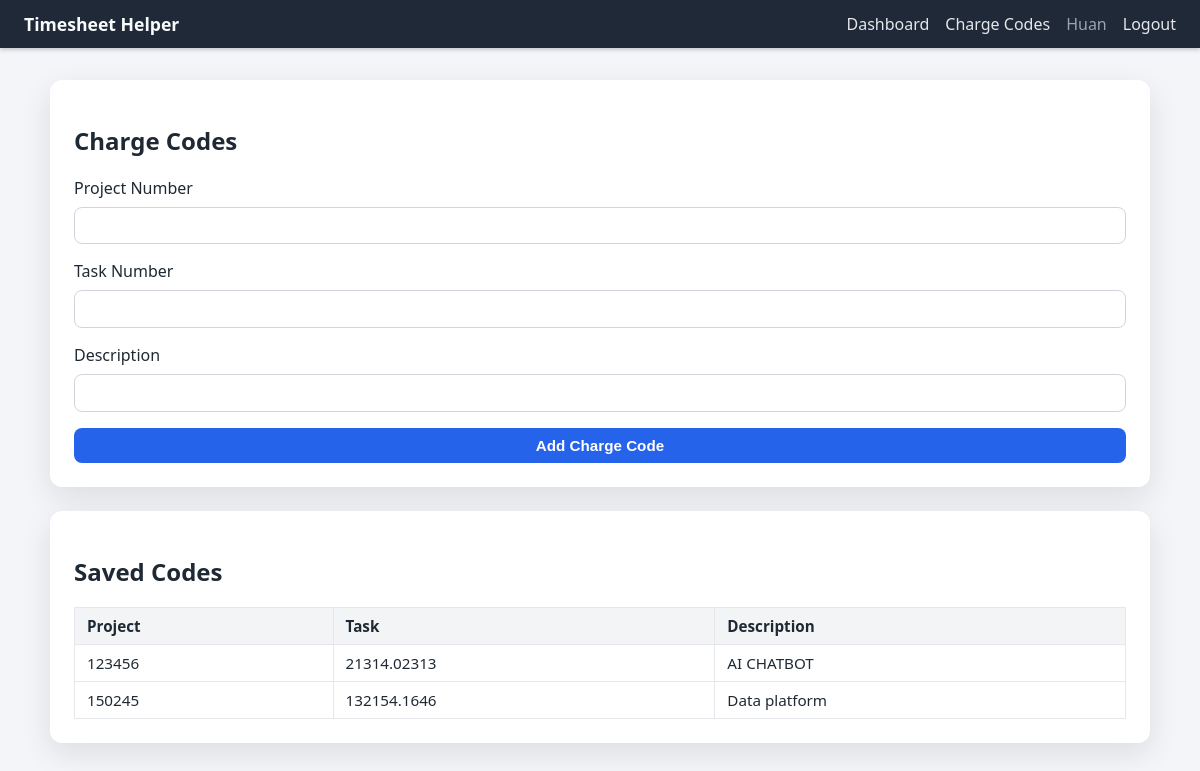
/charge-codes (signed in), run on the app's committed database.
### tables this page shows
CREATE TABLE users (
                id INTEGER PRIMARY KEY AUTOINCREMENT,
                email TEXT UNIQUE NOT NULL,
                name TEXT NOT NULL,
                password_hash TEXT NOT NULL,
                created_at TEXT NOT NULL
            );

CREATE TABLE charge_codes (
                id INTEGER PRIMARY KEY AUTOINCREMENT,
                user_id INTEGER NOT NULL,
                project_number TEXT NOT NULL,
                task_number TEXT NOT NULL,
                description TEXT NOT NULL DEFAULT '',
                UNIQUE(user_id, project_number, task_number),
                FOREIGN KEY(user_id) REFERENCES users(id) ON DELETE CASCADE
            );

### app.py (the view, shortened to what this page needs)
    @app.route("/charge-codes", methods=["GET", "POST"])
    def charge_codes():
        if g.user is None:
            return redirect(url_for("login"))
        codes = list_charge_codes(g.user["id"])
        return render_template("charge_codes.html", charge_codes=codes)

### app.py (called while the page is built)
def create_app() -> Flask:
    app = Flask(__name__)
    app.config.update(
        SECRET_KEY="change-me",
        DATABASE=str(DATABASE_PATH),
    )
    app.jinja_env.filters["minutes_to_label"] = minutes_to_label
    app.jinja_env.filters["minutes_to_ampm"] = minutes_to_ampm
    Path(app.config["DATABASE"]).parent.mkdir(parents=True, exist_ok=True)
    @app.before_request
    def load_logged_in_user() -> None:
        g.db = get_db()
        user_id = session.get("user_id")
        if user_id is None:
            g.user = None
        else:
            g.user = get_user_by_id(user_id)
    @app.teardown_appcontext
    def close_db(exception: Optional[BaseException]) -> None:  # pragma: no cover - teardown
        db = g.pop("db", None)
        if db is not None:
            db.close()
    register_routes(app)
    with app.app_context():
        init_db()
    return app

def get_db() -> sqlite3.Connection:
    if "db" not in g:
        conn = sqlite3.connect(current_app.config["DATABASE"])
        conn.row_factory = sqlite3.Row
        g.db = conn
    return g.db

def get_user_by_id(user_id: int) -> Optional[sqlite3.Row]:
    return g.db.execute("SELECT * FROM users WHERE id = ?", (user_id,)).fetchone()

def list_charge_codes(user_id: int):
    rows = g.db.execute(
        """
        SELECT id, project_number, task_number, description
        FROM charge_codes
        WHERE user_id = ?
        ORDER BY project_number, task_number
        """,
        (user_id,),
    ).fetchall()
    return rows

### templates/charge_codes.html (shortened to what this page needs)
{% extends "base.html" %}
{% block content %}
<section class="card">
    <h1>Charge Codes</h1>
    <form method="post" class="form-grid">
        <label>
            Project Number
            <input type="text" name="project_number" required>
        </label>
        <label>
            Task Number
            <input type="text" name="task_number" required>
        </label>
        <label>
            Description
            <input type="text" name="description" required>
        </label>
        <button type="submit" class="btn primary">Add Charge Code</button>
    </form>
</section>
<section class="card">
    <h2>Saved Codes</h2>
    {% if charge_codes %}
    <table class="data-table">
        <thead>
            <tr>
                <th>Project</th>
                <th>Task</th>
                <th>Description</th>
            </tr>
        </thead>
        <tbody>
            {% for code in charge_codes %}
            <tr>
                <td>{{ code['project_number'] }}</td>
                <td>{{ code['task_number'] }}</td>
                <td>{{ code['description'] }}</td>
            </tr>
            {% endfor %}
        </tbody>
    </table>
    {% else %}
    <p class="muted">No charge codes yet. Add your first code above.</p>
    {% endif %}
</section>
{% endblock %}

### templates/base.html (shortened to what this page needs)
<!doctype html>
<html lang="en">
<head>
    <link rel="stylesheet" href="{{ url_for('static', filename='style.css') }}">
</head>
<body>
<header class="app-header">
    <nav class="nav-bar">
        <div class="brand">
            <a href="{{ url_for('dashboard') }}">Timesheet Helper</a>
        </div>
        <div class="nav-links">
            {% if g.user %}
            <a href="{{ url_for('dashboard') }}">Dashboard</a>
            <a href="{{ url_for('charge_codes') }}">Charge Codes</a>
            <span class="user-name">{{ g.user['name'] }}</span>
            <a href="{{ url_for('logout') }}">Logout</a>
            {% else %}
            <a href="{{ url_for('login') }}">Login</a>
            <a href="{{ url_for('register') }}">Register</a>
            {% endif %}
        </div>
    </nav>
</header>
<main class="app-container">
    {% block content %}{% endblock %}
</main>
</body>
</html>

### static/style.css (style rules this page uses)
body { font-family: system-ui, -apple-system, BlinkMacSystemFont, "Segoe UI", sans-serif; margin: 0; background: #f4f5f8; color: #1f2933; }
a { color: #1d4ed8; text-decoration: none; }
.app-header { background: #1f2937; color: #f9fafb; box-shadow: 0 2px 4px rgba(15, 23, 42, 0.2); }
.nav-bar { display: flex; align-items: center; justify-content: space-between; padding: 0.75rem 1.5rem; }
.brand a { color: #f9fafb; font-weight: 600; font-size: 1.1rem; }
.nav-links { display: flex; gap: 1rem; align-items: center; }
.nav-links a { color: #e5e7eb; }
.user-name { color: #9ca3af; }
.app-container { max-width: 1100px; margin: 2rem auto; padding: 0 1rem 3rem; display: flex; flex-direction: column; gap: 1.5rem; }
.card { background: #ffffff; border-radius: 12px; padding: 1.5rem; box-shadow: 0 10px 30px rgba(15, 23, 42, 0.1); }
.form-grid { display: grid; gap: 1rem; }
.form-grid label { display: flex; flex-direction: column; gap: 0.5rem; font-weight: 500; }
.form-grid input, .form-grid select, .form-grid textarea { border: 1px solid #d1d5db; border-radius: 8px; padding: 0.55rem 0.75rem; font-size: 1rem; }
.btn { display: inline-flex; align-items: center; justify-content: center; gap: 0.25rem; border-radius: 8px; padding: 0.5rem 1rem; font-size: 0.95rem; font-weight: 600; cursor: pointer; border: 1px solid transparent; transition: transform 0.1s ease, box-shadow 0.1s ease; }
.btn.primary { background: #2563eb; color: #ffffff; }
.data-table { width: 100%; border-collapse: collapse; }
.data-table th, .data-table td { border: 1px solid #e5e7eb; padding: 0.5rem 0.75rem; text-align: left; vertical-align: top; font-size: 0.95rem; }
.data-table th { background: #f3f4f6; font-weight: 600; }

### data on the page
users: user.name "Huan"
charge_codes: project_number "123456", task_number "21314.02313", description "AI CHATBOT"
charge_codes: project_number "150245", task_number "132154.1646", description "Data platform"
